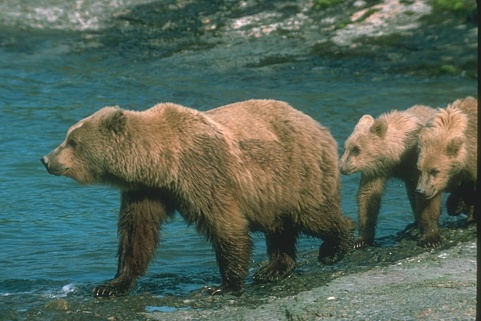
#> input picture data/images/train/100075.jpg, 481 x 321 px; its folder holds only this picture in this run
$ python gain_sweep.py
#> lines starting #> are read from the running program, lines starting #| are printed output that depends on the picture
### src/data.py
"""BSDS500 loading, retina/LGN-style prewhitening, and patch sampling."""
from pathlib import Path

import numpy as np
from PIL import Image
from scipy.ndimage import gaussian_filter

DATA_DIR = Path(__file__).resolve().parents[1] / "data" / "images"

# Level-1 module geometry (paper Fig. 1c / Fig. 2a): three 16x16 patches,
# offset horizontally by 5 px, so level 2 spans 16 x 26 pixels.
PATCH = 16
OFFSET = 5
SPAN_W = PATCH + 2 * OFFSET


def dog_whiten(img, sigma_c=1.0, sigma_s=1.6):
    """Center-surround (difference-of-Gaussians) filter, as in the paper's retina/LGN stage."""
    return gaussian_filter(img, sigma_c) - gaussian_filter(img, sigma_s)


def load_images(split="train", n=None, return_scale=False):
    """Prewhitened grayscale images rescaled to unit std (and the scale, if return_scale)."""
#> called with split = 'train', return_scale = True
    paths = sorted((DATA_DIR / split).glob("*.jpg"))
    if n is not None:
        paths = paths[:n]
    imgs = []
    for p in paths:
        g = np.asarray(Image.open(p).convert("L"), dtype=np.float64) / 255.0
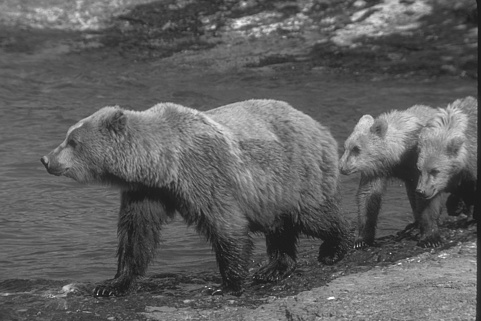
#> g: shape (321, 481) float64; min 0.0706, max 0.996, mean 0.373
        imgs.append(dog_whiten(g))
#> in dog_whiten, `return gaussian_filter(img, sigma_c) - gaussian_filter(img, sigma_s)`:
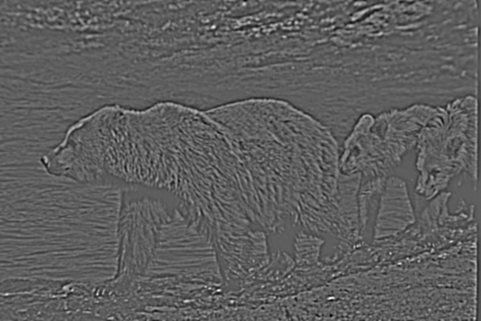
#> returned value: shape (321, 481) float64; min -0.075, max 0.126, mean -4.03e-17; drawn with min black and max white
    scale = image_scale(imgs)
#> scale = 0.0127
    out = [i / scale for i in imgs]
#> out = 1 item
    return (out, scale) if return_scale else out


def image_scale(imgs):
    """Std of the prewhitened (unscaled) images; dividing by it gives unit-variance input."""
    return float(np.std(np.concatenate([i.ravel() for i in imgs])))


def sample_regions(images, n, rng):
    """Sample n regions of size PATCH x SPAN_W. Returns array (n, PATCH, SPAN_W)."""
    out = np.empty((n, PATCH, SPAN_W))
    for k in range(n):
        im = images[rng.integers(len(images))]
        y = rng.integers(0, im.shape[0] - PATCH + 1)
        x = rng.integers(0, im.shape[1] - SPAN_W + 1)
        out[k] = im[y:y + PATCH, x:x + SPAN_W]
    return out

### src/pc_exact.py
"""Paper-faithful two-level predictive coding network with exact (steady-state) inference.

With f(x) = x and Gaussian priors, the stationary point of the paper's energy E is the solution
of a linear system, so inference is solved exactly instead of by Euler integration of Eq. 7:

  E = sum_m |I_m - U1 r_m|^2 / s2 + |r - U2 r2|^2 / s2td + alpha |r|^2 + alpha2 |r2|^2

Weights are learned with Eq. 9 (Hebbian + weight decay), both levels simultaneously.
"""
from dataclasses import dataclass

import numpy as np

from .data import PATCH, OFFSET


def gaussian_window(size=PATCH, sigma=4.0):
    ax = np.arange(size) - (size - 1) / 2
    return np.exp(-(ax[:, None] ** 2 + ax[None, :] ** 2) / (2 * sigma ** 2))


@dataclass
class PCParams:
    n1: int = 32
    n2: int = 128
    sigma2: float = 1.0
    sigma2_td: float = 10.0
    alpha: float = 1.0
    alpha2: float = 1.0
    lam: float = 0.02
    lam2: float = 0.02
    k2_init: float = 1.0
    k2_decay: float = 1.015
    decay_every: int = 40
    win_sigma: float = 4.0
    gain: float = 1.0        # input amplitude (units of the prewhitened image; arbitrary in the paper)
    init1: float = 1.0       # initial column norm of U1
    init2: float = 1.0       # initial column norm of U2


class ExactPC:
    def __init__(self, params=None, seed=0):
        self.p = params or PCParams()
        self.rng = np.random.default_rng(seed)
        d = PATCH * PATCH
        self.U1 = self._init(d, self.p.n1, self.p.init1)
        self.U2 = self._init(3 * self.p.n1, self.p.n2, self.p.init2)
        self.win = gaussian_window(sigma=self.p.win_sigma).ravel()
        self.n_seen = 0

    def _init(self, rows, cols, norm):
        U = self.rng.normal(size=(rows, cols))
        return U / np.linalg.norm(U, axis=0, keepdims=True) * norm

    # -- input --------------------------------------------------------------
    def split(self, region):
        mods = [region[:, :, m * OFFSET:m * OFFSET + PATCH].reshape(len(region), -1) * self.win
                for m in range(3)]
        return np.stack(mods, axis=1) * self.p.gain

    # -- inference -----------------------------------------------------------
    def infer(self, region, feedback=True):
        p = self.p
        I = self.split(region)                                   # (B, 3, d)
        B = len(I)
        n1 = p.n1
        G = self.U1.T @ self.U1 / p.sigma2
        b = I @ self.U1 / p.sigma2                               # (B, 3, n1)
        c = 1.0 / p.sigma2_td
        if not feedback:
            Q = np.linalg.inv(G + p.alpha * np.eye(n1))
            r1 = b @ Q.T
            r2 = np.zeros((B, p.n2))
            r1_td = np.zeros_like(r1)
        else:
            Q = np.linalg.inv(G + (c + p.alpha) * np.eye(n1))
            Qb = np.kron(np.eye(3), Q)                           # (96, 96)
            bf = b.reshape(B, -1)
            QU = Qb @ self.U2                                    # (96, n2)
            A = c * self.U2.T @ self.U2 + p.alpha2 * np.eye(p.n2) - c * c * self.U2.T @ QU
            rhs = c * (bf @ Qb.T) @ self.U2                      # (B, n2)
            r2 = np.linalg.solve(A, rhs.T).T
            r1f = (bf + c * r2 @ self.U2.T) @ Qb.T
            r1 = r1f.reshape(B, 3, n1)
            r1_td = (r2 @ self.U2.T).reshape(B, 3, n1)
        return dict(r1=r1, r2=r2, r1_td=r1_td, err1=r1 - r1_td, resid_in=I - r1 @ self.U1.T)

    # -- learning ------------------------------------------------------------
    def k2(self):
        return self.p.k2_init / self.p.k2_decay ** (self.n_seen // self.p.decay_every)

    def train_step(self, region, stage=0):
        """One batch update (a batch of B applies B per-input steps, as in the paper's online rule).

        stage 0: both levels jointly.  stage 1: level 1 only (no top-down; U2 untouched).
        stage 2: level 2 only (U1 frozen), with full top-down inference.
        The paper learns level-1 bases first and level-2 bases afterwards.
        """
        p = self.p
        out = self.infer(region, feedback=(stage != 1))
        B = len(region)
        r1, r2 = out["r1"], out["r2"]
        k2 = self.k2()
        if stage in (0, 1):
            dU1 = (k2 / p.sigma2) * np.einsum("bmd,bmn->dn", out["resid_in"], r1) / (B * 3) \
                - k2 * p.lam * self.U1
            self.U1 += B * dU1
        err2 = r1.reshape(B, -1) - r2 @ self.U2.T
        if stage in (0, 2):
            dU2 = (k2 / p.sigma2_td) * (err2.T @ r2) / B - k2 * p.lam2 * self.U2
            self.U2 += B * dU2
        self.n_seen += B
        return float(np.mean(out["resid_in"] ** 2)), float(np.mean(err2 ** 2))

### experiments/gain_sweep.py
"""Paper parameters, STAGED training (level 1 then level 2); sweep the input amplitude and seeds."""
import sys
from multiprocessing import Pool
from pathlib import Path

import numpy as np

sys.path.insert(0, str(Path(__file__).resolve().parents[1]))
from src.data import load_images, sample_regions
from src.pc_exact import ExactPC, PCParams
from src.stimuli import bar_region

ROOT = Path(__file__).resolve().parents[1]
LENGTHS = np.arange(1, 27, 2)


def run(task, n_inputs=20000):
    gain, seed = task
    images, scale = load_images("train", return_scale=True)
#> images = 1 item
    net = ExactPC(PCParams(gain=gain), seed=seed)
    rng = np.random.default_rng(seed)
    # stage 1: level 1 only; stage 2: level 2 only with U1 frozen (k2 schedule restarts)
    for stage in (1, 2):
        net.n_seen = 0
        for _ in range(n_inputs // 4):
            net.train_step(sample_regions(images, 4, rng), stage=stage)
#> this loop made 2 passes
#> pass 1, in train_step, `dU1 = (k2 / p.sigma2) * np.einsum("bmd,bmn->dn", out["resid_in"], r1) ..`:
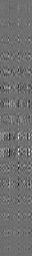
#> dU1: shape (256, 32) float64; min -0.209, max 0.27, mean 0.000562; drawn with min black and max white
#> pass 1, in infer (call 2), `G = self.U1.T @ self.U1 / p.sigma2`:
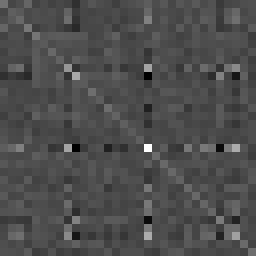
#> G: shape (32, 32) float64 (shown 8 times larger); min -7.69, max 18.07, mean 0.165; drawn with min black and max white
#> pass 1, in infer (call 2), `Q = np.linalg.inv(G + p.alpha * np.eye(n1))`:
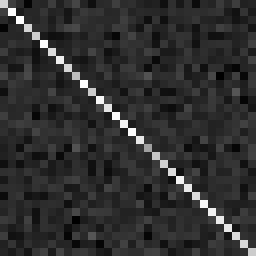
#> Q: shape (32, 32) float64 (shown 8 times larger); min -0.105, max 0.523, mean 0.0115; drawn with min black and max white
    val = sample_regions(load_images("val", 100), 256, rng)
    o = net.infer(val)
    r1 = o["r1"].reshape(256, -1)
    ev = 1 - np.var(r1 - o["r1_td"].reshape(256, -1)) / np.var(r1)
    # endstopping counts
    res = {}
    for whiten in (True, False):
        regs = np.stack([bar_region(L, 3, a, 0.5, scale, whiten) for a in (0, 45, 90, 135) for L in LENGTHS])
        resp = {}
        for fb in (True, False):
            oo = net.infer(regs, feedback=fb)
            resp[fb] = np.abs(oo["err1"][:, 1, :]).reshape(4, len(LENGTHS), -1)
        best = resp[True].max(axis=1).argmax(axis=0)
        es = {}
        for fb in (True, False):
            c = np.stack([resp[fb][best[i], :, i] for i in range(net.p.n1)])
            peak = c.max(axis=1)
            plateau = c[:, LENGTHS > 18].mean(axis=1)
            es[fb] = np.where(peak > 0, 100 * (peak - plateau) / peak, 0)
        res[whiten] = (int((es[True] > 50).sum()), int((es[False] > 50).sum()),
                       es[True].mean(), es[False].mean())
    np.savez(ROOT / "results" / f"exact_gain{gain}_seed{seed}.npz", U1=net.U1, U2=net.U2)
    return gain, seed, np.linalg.norm(net.U1, 2), np.linalg.norm(net.U2, 2), \
        float(np.sqrt(np.mean(o["r1"] ** 2))), ev, res


if __name__ == "__main__":
    import argparse
    import os
    ap = argparse.ArgumentParser()
    ap.add_argument("--gains", type=float, nargs="+", default=[1, 3, 10, 30, 100, 300, 1000, 3000])
    ap.add_argument("--seeds", type=int, default=3)
    ap.add_argument("--procs", type=int, default=os.cpu_count())
    ap.add_argument("--inputs", type=int, default=20000, help="inputs per stage")
    args = ap.parse_args()
    tasks = [(g, s) for g in args.gains for s in range(args.seeds)]
    procs = min(args.procs, len(tasks))
    print(f"{len(tasks)} runs on {procs} processes", flush=True)
    from functools import partial
    with Pool(procs) as p:
#> (the run stopped early here; a loop or call above may not have finished)
